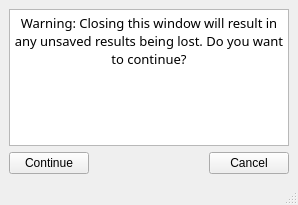
<?xml version="1.0" encoding="UTF-8"?>
<ui version="4.0">
 <class>MainWindow</class>
 <widget class="QMainWindow" name="MainWindow">
  <property name="geometry">
   <rect>
    <x>0</x>
    <y>0</y>
    <width>298</width>
    <height>205</height>
   </rect>
  </property>
  <property name="windowTitle">
   <string>MainWindow</string>
  </property>
  <widget class="QWidget" name="centralwidget">
   <layout class="QGridLayout" name="gridLayout_2">
    <item row="0" column="0">
     <layout class="QGridLayout" name="gridLayout">
      <item row="0" column="0" colspan="3">
       <widget class="QTextBrowser" name="textBrowser">
        <property name="sizePolicy">
         <sizepolicy hsizetype="Expanding" vsizetype="Expanding">
          <horstretch>0</horstretch>
          <verstretch>0</verstretch>
         </sizepolicy>
        </property>
        <property name="maximumSize">
         <size>
          <width>16777215</width>
          <height>16777215</height>
         </size>
        </property>
        <property name="font">
         <font>
          <family>.SF NS Text</family>
          <pointsize>10</pointsize>
          <weight>50</weight>
          <italic>false</italic>
          <bold>false</bold>
         </font>
        </property>
        <property name="styleSheet">
         <string notr="true">font: 10pt &quot;.SF NS Text&quot;;</string>
        </property>
        <property name="html">
         <string>&lt;!DOCTYPE HTML PUBLIC &quot;-//W3C//DTD HTML 4.0//EN&quot; &quot;http://www.w3.org/TR/REC-html40/strict.dtd&quot;&gt;
&lt;html&gt;&lt;head&gt;&lt;meta name=&quot;qrichtext&quot; content=&quot;1&quot; /&gt;&lt;style type=&quot;text/css&quot;&gt;
p, li { white-space: pre-wrap; }
&lt;/style&gt;&lt;/head&gt;&lt;body style=&quot; font-family:'.SF NS Text'; font-size:10pt; font-weight:400; font-style:normal;&quot;&gt;
&lt;p align=&quot;center&quot; style=&quot; margin-top:0px; margin-bottom:0px; margin-left:0px; margin-right:0px; -qt-block-indent:0; text-indent:0px;&quot;&gt;&lt;span style=&quot; font-family:'MS Shell Dlg 2';&quot;&gt;Warning: Closing this window will result in any unsaved results being lost. Do you want to continue?&lt;/span&gt;&lt;/p&gt;&lt;/body&gt;&lt;/html&gt;</string>
        </property>
       </widget>
      </item>
      <item row="1" column="1">
       <spacer name="horizontalSpacer">
        <property name="orientation">
         <enum>Qt::Horizontal</enum>
        </property>
        <property name="sizeHint" stdset="0">
         <size>
          <width>40</width>
          <height>20</height>
         </size>
        </property>
       </spacer>
      </item>
      <item row="1" column="0">
       <widget class="QPushButton" name="pushButtonContinue">
        <property name="sizePolicy">
         <sizepolicy hsizetype="Maximum" vsizetype="Fixed">
          <horstretch>0</horstretch>
          <verstretch>0</verstretch>
         </sizepolicy>
        </property>
        <property name="autoFillBackground">
         <bool>false</bool>
        </property>
        <property name="text">
         <string>Continue</string>
        </property>
       </widget>
      </item>
      <item row="1" column="2">
       <widget class="QPushButton" name="pushButtonCancel">
        <property name="sizePolicy">
         <sizepolicy hsizetype="Maximum" vsizetype="Fixed">
          <horstretch>0</horstretch>
          <verstretch>0</verstretch>
         </sizepolicy>
        </property>
        <property name="autoFillBackground">
         <bool>false</bool>
        </property>
        <property name="text">
         <string>Cancel</string>
        </property>
       </widget>
      </item>
     </layout>
    </item>
   </layout>
  </widget>
  <widget class="QMenuBar" name="menubar">
   <property name="geometry">
    <rect>
     <x>0</x>
     <y>0</y>
     <width>298</width>
     <height>26</height>
    </rect>
   </property>
  </widget>
  <widget class="QStatusBar" name="statusbar"/>
 </widget>
 <resources/>
 <connections/>
</ui>
